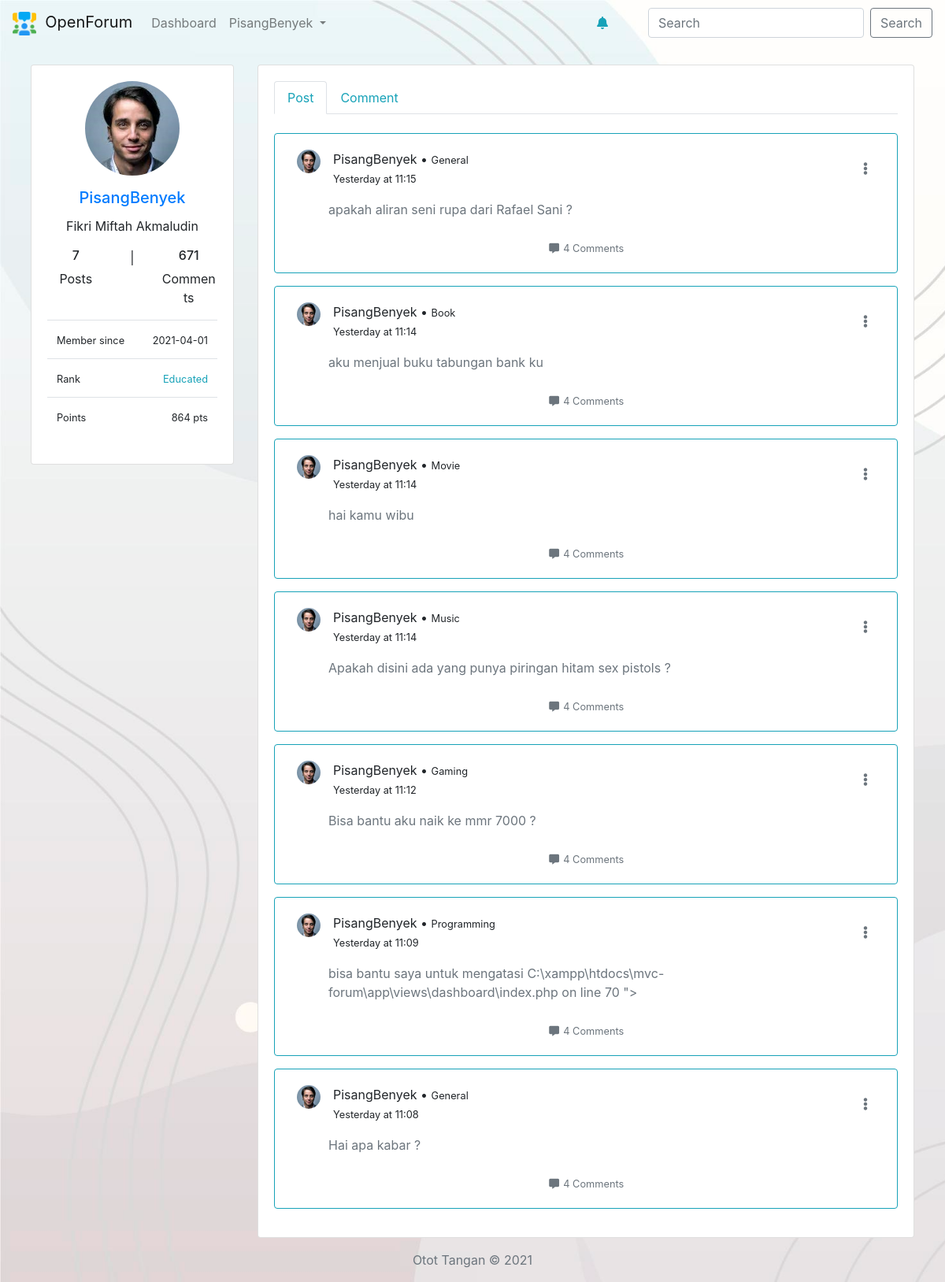
The page /profile (signed in) on the database as committed earlier.
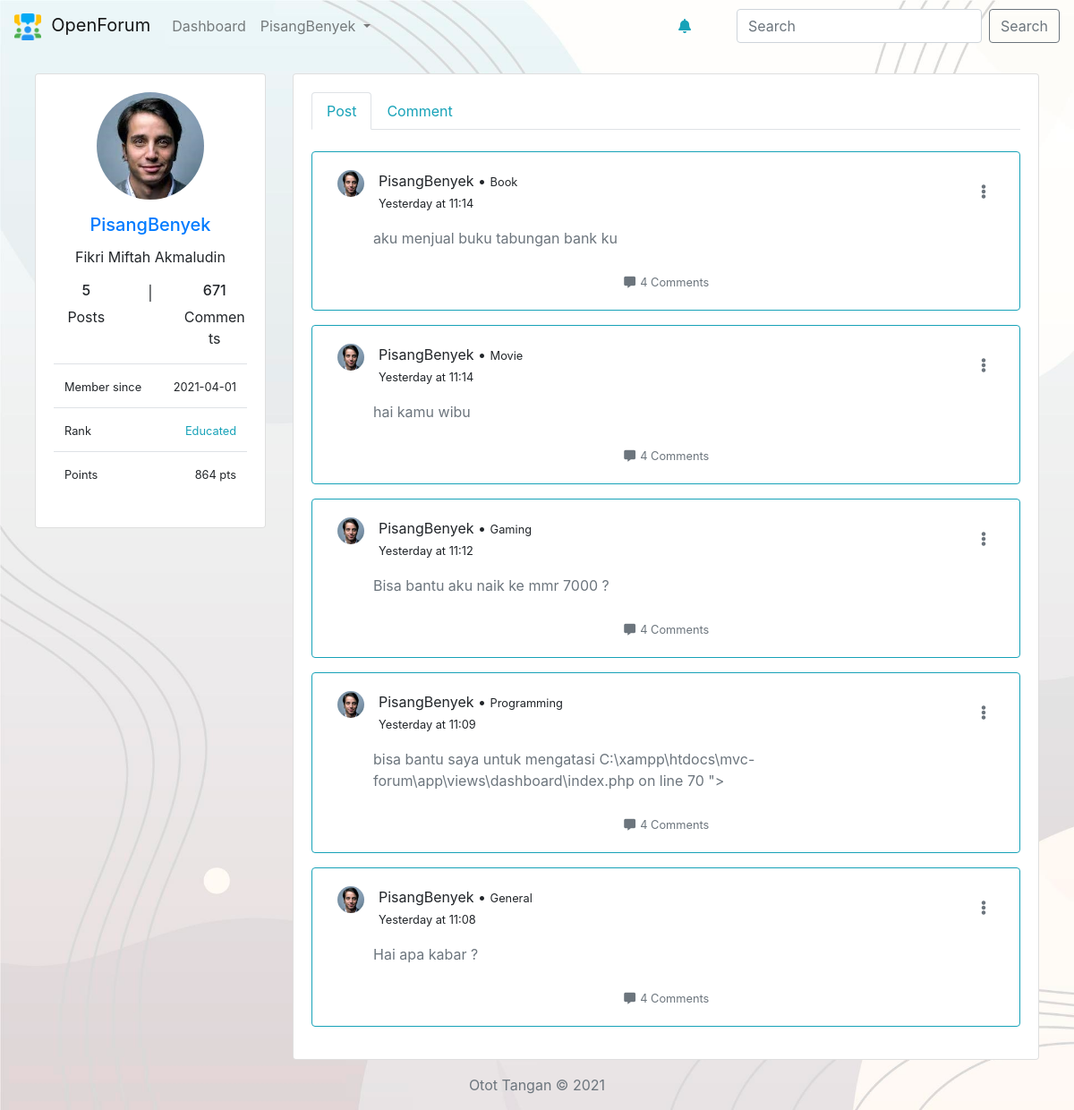
The same page on the database as committed later.
### tables this page shows
CREATE TABLE `posts` (
  `id` int(11) NOT NULL,
  `owner` int(11) NOT NULL,
  `content` mediumtext NOT NULL,
  `category` varchar(25) NOT NULL DEFAULT 'General',
  `time_posted` datetime NOT NULL DEFAULT current_timestamp()
);

CREATE TABLE `users` (
  `id` int(11) NOT NULL,
  `fullname` varchar(100) NOT NULL,
  `username` varchar(100) NOT NULL,
  `email` varchar(100) NOT NULL,
  `password` varchar(255) NOT NULL,
  `photo` varchar(100) NOT NULL DEFAULT 'user.png',
  `register_date` date NOT NULL DEFAULT current_timestamp(),
  `rank` enum('Newbie','Helper','Ambitious','Educated','Expert','Professional','Genius') NOT NULL DEFAULT 'Newbie',
  `points` int(11) NOT NULL DEFAULT 0
);

### app/core/Controller.php (called while the page is built, shortened)
<?php
class Controller{
	public function view($view, $data = [])
	{
		require_once '../app/views/' . $view . '.php' ;
	}
	public function model($model)
	{
		return new $model;
	}
}

### app/controllers/Profile.php (called while the page is built, shortened)
<?php
class Profile extends Controller {
	public function index()
	{
		$data['user'] = $this->model('User_model')->getUserData($_SESSION['UserLoggedIn']);
		$data['userPost'] = $this->model('Post_model')->getPostFromThisUser($data['user']['id']);
		$data['postCount'] = $this->model('Post_model')->countPostFromThisUser($data['user']['id']);
		for ($i=0; $i < $data['postCount'] ; $i++) {
			$timeConvert = $this->model('Post_model')->convertTime($data['userPost'][$i]['time_posted']);
			$data['userPost'][$i]['date'] = $timeConvert['date'];
			$data['userPost'][$i]['hour'] = $timeConvert['hour'];
		}
		$data['title'] = "Profile";
		$this->view('template/profile-left-panel',$data);
		$this->view('profile/index',$data);
	}
}

### app/core/App.php (called while the page is built, shortened)
<?php
class App{
	protected $method = 'index';
	protected $params = [];
	public function __construct()
	{
		$this->controller = new $this->controller;
		call_user_func_array([$this->controller, $this->method], $this->params);
	}
}

### public/index.php (called while the page is built, shortened)
<?php
$app = new App;

### app/core/Database.php (called while the page is built, shortened)
<?php
class Database {
    private $host = DB_HOST;
    private $user = DB_USER;
    private $pass = DB_PASS;
    private $db_name = DB_NAME;
    private $dbh;
    private $stmt;
    public function __construct()
    {
        $dsn = 'mysql:host=' . $this->host . ';dbname=' . $this->db_name;
        $option = [
            PDO::ATTR_PERSISTENT => true,
            PDO::ATTR_ERRMODE => PDO::ERRMODE_EXCEPTION
        ];
        try {
            $this->dbh = new PDO($dsn, $this->user, $this->pass, $option);
        } catch(PDOException $e) {
            die($e->getMessage());
        }
    }
    public function query($query)
    {
        $this->stmt = $this->dbh->prepare($query);
    }
    public function bind($param, $value, $type = null)
    {
        if( is_null($type) ) {
            switch( true ) {
                default :
                    $type = PDO::PARAM_STR;
            }
        }
        $this->stmt->bindValue($param, $value, $type);
    }
    public function execute()
    {
        $this->stmt->execute();
    }
    public function resultSet()
    {
        $this->execute();
        return $this->stmt->fetchAll(PDO::FETCH_ASSOC);
    }
    public function single()
    {
        $this->execute();
        return $this->stmt->fetch(PDO::FETCH_ASSOC);
    }
}

### app/models/User_model.php (called while the page is built, shortened)
<?php
class User_model {
    private $db;
    public function __construct()
    {
        $this->db = new Database;
    }
    public function getUserData($data)
    {
        $username = $_SESSION['UserLoggedIn'];
        $this->db->query('SELECT * FROM users WHERE username=:username');
        $this->db->bind('username',$username);
        return $this->db->single();
    }
}

### app/models/Post_model.php (called while the page is built, shortened)
<?php
class Post_model
{
	public function __construct()
	{
        $this->db = new Database;
	}
	public function getPostFromThisUser($data)
	{
		$ownerid = $data;
		$this->db->query('SELECT * FROM posts WHERE owner=:ownerid ORDER BY id DESC');
		$this->db->bind('ownerid',$ownerid);
		return $this->db->resultSet();
	}
	public function countPostFromThisUser($user)
	{
		$this->db->query('SELECT * FROM posts WHERE owner=:ownerid');
		$this->db->bind('ownerid',$user);
		$this->db->execute();
		$total  = $this->db->rowCount();
		return $total;
	}
}

### app/views/profile/index.php (the view, shortened to what the changed rows need)
	<div class="col-md-9">
		<div class="card">
			<div class="card-body">
				<div class="tab-content" id="myTabContent">
				  <div class="tab-pane fade show active pt-4" id="post" role="tabpanel" aria-labelledby="post-tab">
				  	<?php foreach ($data['userPost'] as $myPost): ?>
				  		<div class="card mb-3 border border-info">
							<div class="card-body">
								<div>
									<div class="row mx-1 d-flex justify-content-between">
										<div class="row mx-1">
											<img src="<?=ROOTURL ?>/public/assets/img/profile-img/<?=$data['user']['photo'] ?>" height="30px" width="30px" class="rounded-circle">&emsp;
											<div>
												<span class="mb-0 pb-0"><?=$data['user']['username'] ?> &bull; <small><?=$myPost['category']?></small></span><br>
												<small class="text-muted mt-0"></small><small><?=$myPost['date'].' at '.$myPost['hour']?></small>
											</div>
										</div>
										<div class="btn-group dropleft">
										  <button class="btn bg-transparent" type="button" id="dropdownMenuButton" data-toggle="dropdown" aria-haspopup="true" aria-expanded="false">
										  	<i class="fas fa-ellipsis-v text-muted"></i>
										  </button>
										</div>
									</div>
									<div class="mx-5 mt-3">
										<a href="post/<?=$myPost['id'] ?>" class="card-text deco-none">
											<p class="text-muted"><?=$myPost['content']?></p>
										</a>
									</div>
									<div class="d-flex justify-content-center mt-4">
										<div class="text-center">
											<a href="post/<?=$myPost['id'] ?>" class="deco-none text-secondary">
												<small><i class="fas fa-comment-alt fa-fw"></i> 4 Comments</small>
											</a>
										</div>
									</div>
								</div>
							</div>
						</div>
				  	<?php endforeach ?>
				  </div>
				</div>
			</div>
		</div>
	</div>
</div>

### app/views/template/profile-left-panel.php (shortened to what the changed rows need)
<div class="row mx-4 mt-4">
	<div class="col-md-3">
		<div class="card">
			<div class="card-body">
				<div class="d-flex justify-content-center">
					<img class="rounded-circle" width="120px" height="120px" src="<?= ROOTURL ?>/public/assets/img/profile-img/<?=$data['user']['photo']?>">
				</div>
				<h5 class="card-title text-primary text-center mt-3"><?=$data['user']['username']?></h5>
				<p class="text-center "><?=$data['user']['fullname']?></p>
				<div class="row d-flex justify-content-between text-center mt-3">
					<div class="col-md-5">
						<h6><?= $data['postCount'] ?></h6> Posts
					</div>
					<div class="col-md-2">
					</div>
					<div class="col-md-5">
					</div>
				</div>
				<table class="table mt-3">
					<tr>
						<td class="text-right"><small><?=$data['user']['register_date']?></small></td>
					</tr>
					<tr>
						<td class="text-right text-info"><small><?=$data['user']['rank']?></small></td>
					</tr>
					<tr>
						<td class="text-right"><small><?=$data['user']['points']?> pts</small></td>
					</tr>
				</table>
			</div>
		</div>
	</div>

Rows that differ between the two databases and show on the page:
removed posts: users.photo (picture), $data['user']['username'] "PisangBenyek", category "General", date "Yesterday", hour "11:15", content "apakah aliran seni rupa dari Rafael Sani ?"
removed posts: users.photo (picture), $data['user']['username'] "PisangBenyek", category "Music", date "Yesterday", hour "11:14", content "Apakah disini ada yang punya piringan hitam sex pistols ?"
Other text that changed with them:
$data['postCount']: "7" → "5"
